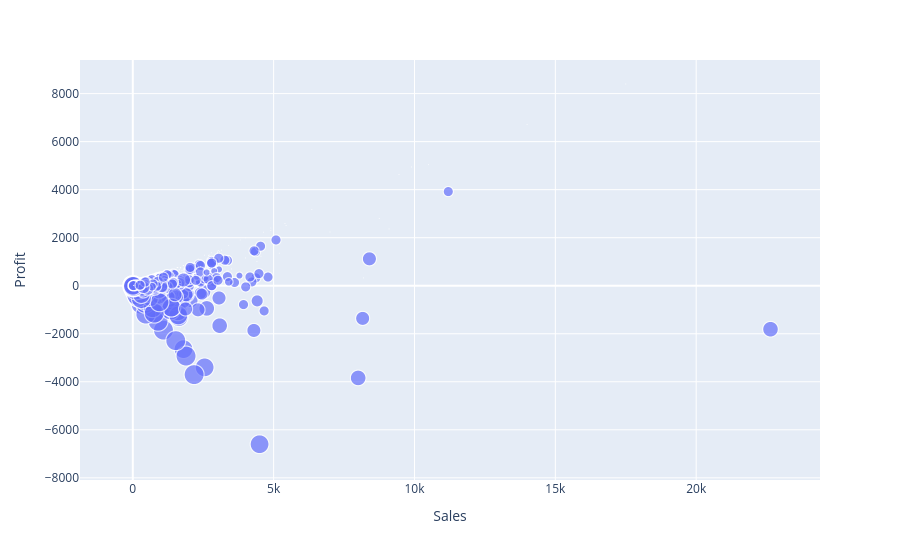

Here is the notebook cell this chart was saved with:
### Markdown cell above
- Small bubble = Low discount.
- Large bubble = High discount.
- Points below zero profit = Loss-making transactions.
- Points above zero profit = Profitable transactions.

Insight:

Transactions with higher discounts tend to generate lower profits and, in some cases, result in losses despite high sales values. This suggests that excessive discounting may negatively impact profitability.

### Code cell
fig = px.scatter(
    df,
    x='Sales',
    y='Profit',
    size='Discount',
    hover_data=['Discount']
)

fig.show()

### Figure 1 — Plotly figure (JSON) as saved in the notebook; plotly's stock layout.template omitted (floating-point values rounded to 4 significant figures; data arrays with more than 128 entries replaced by an {"elided": "..."} marker saying what was removed)
{"data": [{"customdata": {"elided": "9994x1 float values"}, "hovertemplate": "Sales=%{x}<br>Profit=%{y}<br>Discount=%{customdata[0]}<extra></extra>", "legendgroup": "", "marker": {"color": "#636efa", "size": {"elided": "9994 float values"}, "sizemode": "area", "sizeref": 0.002, "symbol": "circle"}, "mode": "markers", "name": "", "showlegend": false, "type": "scattergl", "x": {"elided": "9994 float values"}, "xaxis": "x", "y": {"elided": "9994 float values"}, "yaxis": "y"}], "layout": {"legend": {"itemsizing": "constant", "tracegroupgap": 0}, "margin": {"t": 60}, "xaxis": {"anchor": "y", "domain": [0, 1], "title": {"text": "Sales"}}, "yaxis": {"anchor": "x", "domain": [0, 1], "title": {"text": "Profit"}}}}
